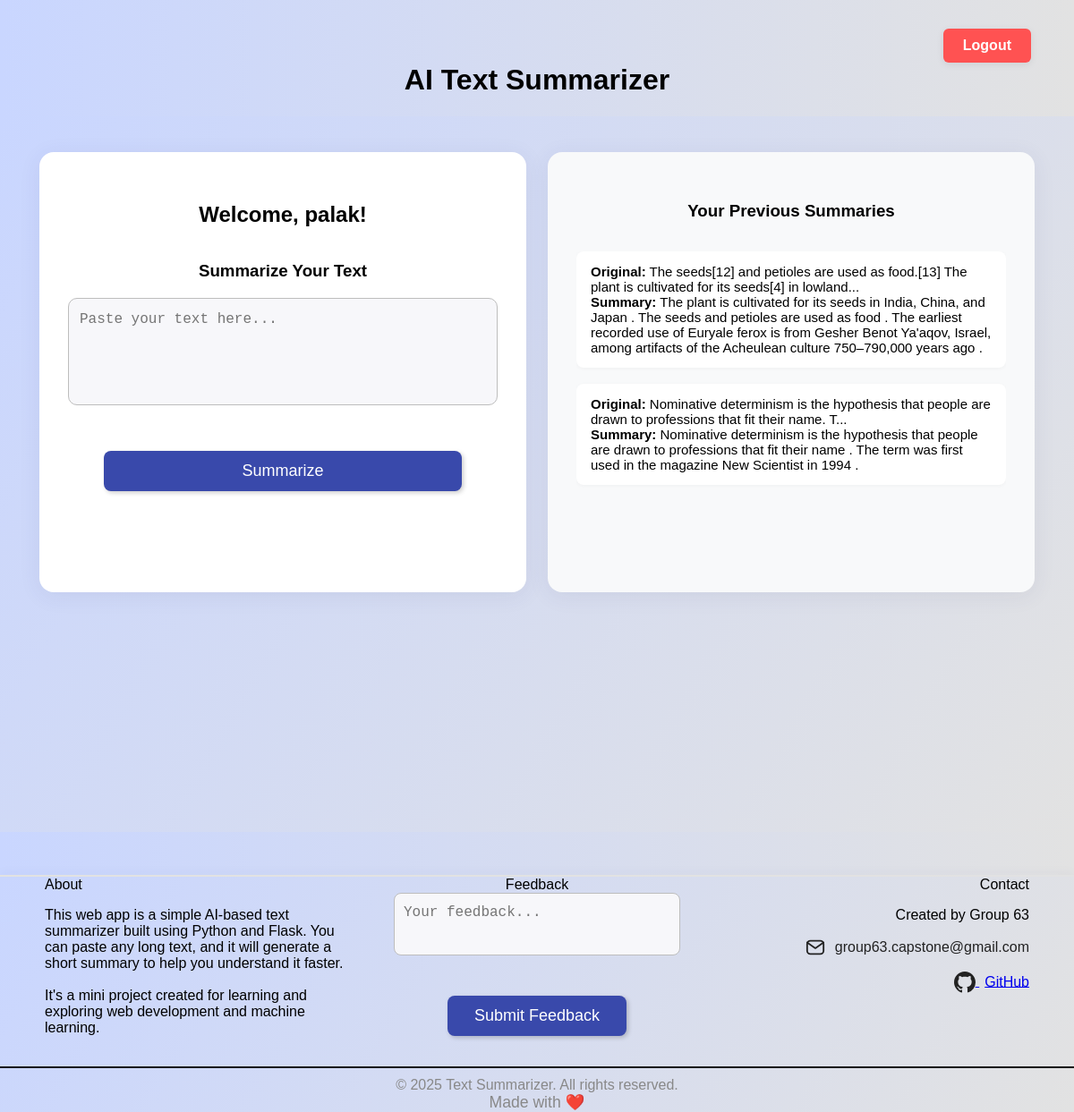
/dashboard (signed in), run on the app's committed database.
### model.py (models this page shows)
class Summary(Base):
    __tablename__ = 'summaries'
    id = Column(Integer, primary_key=True, autoincrement=True)
    user_id = Column(Integer, ForeignKey('users.id'), nullable=False)
    original_text = Column(Text, nullable=False)
    summary = Column(Text, nullable=False)
    created_at = Column(TIMESTAMP, server_default=func.current_timestamp())
    user = relationship('User', back_populates='summaries')

### auth.py (the view)
@auth_bp.route('/dashboard')
def dashboard():
    if not session.get('user_id'):
        return redirect(url_for('auth.login'))
    summaries = get_summaries(session['user_id'])
    return render_template('dashboard.html', user=session.get('username'), summaries=summaries)

### db.py (called while the page is built)
def get_summaries(user_id):
    session = SessionLocal()
    summaries = session.query(Summary).filter_by(user_id=user_id).order_by(Summary.created_at.desc()).all()
    result = [(s.id, s.original_text, s.summary, s.created_at) for s in summaries]
    session.close()
    return result

### templates/dashboard.html (shortened to what this page needs)
<!DOCTYPE html>
<html lang="en">
<head>
    <link rel="stylesheet" href="/static/style.css">
</head>
<body>
    <a href="{{ url_for('auth.logout') }}" class="top-logout">Logout</a>
    <h1 class="dashboard-title">AI Text Summarizer</h1>
    <div class="dashboard-bg landscape-flex dashboard-center">
        <div class="dashboard-panel left-panel dashboard-card">
            <h2>Welcome, {{ user }}!</h2>
            <h3>Summarize Your Text</h3>
            <textarea id="inputText" rows="10" cols="60" placeholder="Paste your text here..."></textarea><br>
            <button id="summarizeBtn">Summarize</button>
        </div>
        <div class="dashboard-panel right-panel dashboard-card">
            <h3>Your Previous Summaries</h3>
            <ul class="summary-list">
                {% for s in summaries %}
                <li>
                    <strong>Original:</strong> {{ s[1][:100] }}...<br>
                    <strong>Summary:</strong> {{ s[2] }}<br>
                </li>
                {% else %}
                <li>No summaries yet.</li>
                {% endfor %}
            </ul>
        </div>
    </div>
    <footer class="footer">
        <div class="footer-content footer-flex">
            <div class="footer-col footer-about">
                <div class="footer-title">About</div>
                <div class="footer-section">
                    <p class="footer-desc">
                        This web app is a simple AI-based text summarizer built using Python and Flask. You can paste any long text, and it will generate a short summary to help you understand it faster.<br><br>
                        It's a mini project created for learning and exploring web development and machine learning.
                    </p>
                </div>
            </div>
            <div class="footer-col footer-feedback">
                <div class="footer-title">Feedback</div>
                <div class="footer-section">
                    {% if request.args.get('thanks') %}
                        <div class="success-msg" style="margin-bottom:0;">Thank you for your feedback!</div>
                    {% else %}
                    <form action="/feedback" method="post" class="feedback-form" id="feedbackForm">
                        <textarea name="feedback" class="input-field feedback-box" rows="2" placeholder="Your feedback..." required></textarea><br>
                        <button type="submit" class="copy-btn feedback-btn">Submit Feedback</button>
                    </form>
                    {% endif %}
                </div>
            </div>
            <div class="footer-col footer-contact">
                <div class="footer-title">Contact</div>
                <div class="footer-section">
                    <p>Created by Group 63</p>
                    <p>
                        <a href="mailto:group63.capstone@gmail.com" class="email-link" aria-label="Email" style="text-decoration:none; color:#222;">
                            <svg height="22" width="22" viewBox="0 0 24 24" fill="none" stroke="#222" stroke-width="2" stroke-linecap="round" stroke-linejoin="round" style="vertical-align:middle;"><rect x="2" y="4" width="20" height="16" rx="4"/><polyline points="22,6 12,13 2,6"/></svg>
                            <span style="margin-left:6px;vertical-align:middle;">group63.capstone@gmail.com</span>
                        </a>
                    </p>
                    <p>
                        <a href="https://github.com/parthverma83/AI-BASED-TEXT-SUMMARIZER" target="_blank" class="github-link" aria-label="GitHub">
                            <span style="margin-left:6px;vertical-align:middle;">GitHub</span>
                        </a>
                    </p>
                </div>
            </div>
        </div>
        <div class="footer-bottom">
            &copy; 2025 Text Summarizer. All rights reserved.<br>
            <span style="font-size:1.1em;">Made with <span style="color:#e25555;">&#10084;&#65039;</span></span>
        </div>
    </footer>
</body>
</html>

### static/style.css (style rules this page uses)
body { font-family: 'Poppins', sans-serif; background: linear-gradient(to right, #c9d6ff, #e2e2e2); text-align: center; padding-top: 50px; margin: 0; }
.dashboard-bg { min-height: 100vh; display: flex; flex-direction: row; justify-content: center; align-items: flex-start; background: linear-gradient(120deg, #c9d6ff 0%, #e2e2e2 100%); position: relative; }
.dashboard-panel { background: #fff; border-radius: 16px; box-shadow: 0 4px 24px rgba(60, 60, 120, 0.08); margin: 40px 24px; padding: 36px 32px; flex: 1 1 0; min-width: 340px; max-width: 480px; min-height: 420px; display: flex; flex-direction: column; align-items: stretch; }
.left-panel { margin-right: 12px; }
.right-panel { margin-left: 12px; background: #f8f9fa; }
.summary-list { list-style: none; padding: 0; max-height: 350px; overflow-y: auto; text-align: left; }
.summary-list li { background: #fff; border-radius: 8px; margin-bottom: 18px; padding: 14px 16px; box-shadow: 0 1px 4px rgba(0, 0, 0, 0.04); font-size: 15px; }
.top-logout { position: absolute; top: 32px; right: 48px; background: #ff5252; color: #fff; padding: 10px 22px; border-radius: 6px; text-decoration: none; font-weight: 600; font-size: 1rem; box-shadow: 0 2px 8px rgba(0, 0, 0, 0.08); transition: background 0.2s; z-index: 10; }
.input-field { width: 100%; height: 48px; padding: 14px 12px; margin-bottom: 18px; border-radius: 8px; border: 1px solid #bdbdbd; font-size: 1rem; background: #f7f7fa; transition: border 0.2s; box-sizing: border-box; }
button, #summarizeBtn { padding: 12px 30px; font-size: 18px; background-color: #3949ab; color: white; border: none; border-radius: 8px; cursor: pointer; margin-top: 15px; transition: background-color 0.3s ease; box-shadow: 2px 2px 5px rgba(0, 0, 0, 0.2); }
#summarizeBtn { min-width: 180px; max-width: 400px; width: 100%; display: block; margin-left: auto; margin-right: auto; }
#inputText { width: 100%; min-height: 120px; max-height: 120px; resize: none; border-radius: 10px; border: 1.5px solid #bdbdbd; font-size: 16px; padding: 14px 12px; box-sizing: border-box; margin-bottom: 18px; background: #f7f7fa; }
.feedback-box { width: 320px; min-width: 320px; max-width: 320px; height: 70px; min-height: 70px; max-height: 70px; border-radius: 8px; border: 1px solid #bdbdbd; font-size: 1rem; background: #f7f7fa; resize: none; box-sizing: border-box; padding: 12px 10px; margin-bottom: 12px; display: block; margin-left: auto; margin-right: auto; }
.footer { background: linear-gradient(120deg, #c9d6ff 0%, #e2e2e2 100%); margin-top: 48px; border-top: 2px solid #e2e2e2; box-shadow: 0 -2px 12px rgba(60,60,120,0.04); }
.footer-content.footer-flex { display: flex; flex-direction: row; justify-content: space-between; align-items: flex-start; max-width: 1100px; margin: 0 auto; gap: 32px; padding: 0 24px; }
.footer-col { flex: 1 1 0; min-width: 220px; max-width: 340px; box-sizing: border-box; }
.footer-about { text-align: left; align-items: flex-start; }
.footer-feedback { text-align: center; align-items: center; }
.footer-contact { text-align: right; align-items: flex-end; }
.footer-bottom { background: transparent; border-top: 2px solid #111; margin-top: 18px; padding-top: 10px; color: #888; font-size: 1em; }

### data on the page
Summary: original_text "The seeds[12] and petioles are used as food.[13] The plant is cultivated for its seeds[4] in lowland", summary "The plant is cultivated for its seeds in India, China, and Japan . The seeds and petioles are used as food . The earliest recorded use of Euryale ferox is from Gesher Benot Ya'aqov, Israel, among artifacts of the Acheulean culture 750–790,000 years ago ."
Summary: original_text "Nominative determinism is the hypothesis that people are drawn to professions that fit their name. T", summary "Nominative determinism is the hypothesis that people are drawn to professions that fit their name . The term was first used in the magazine New Scientist in 1994 ."

### other printed values
{{ user }} "palak"
